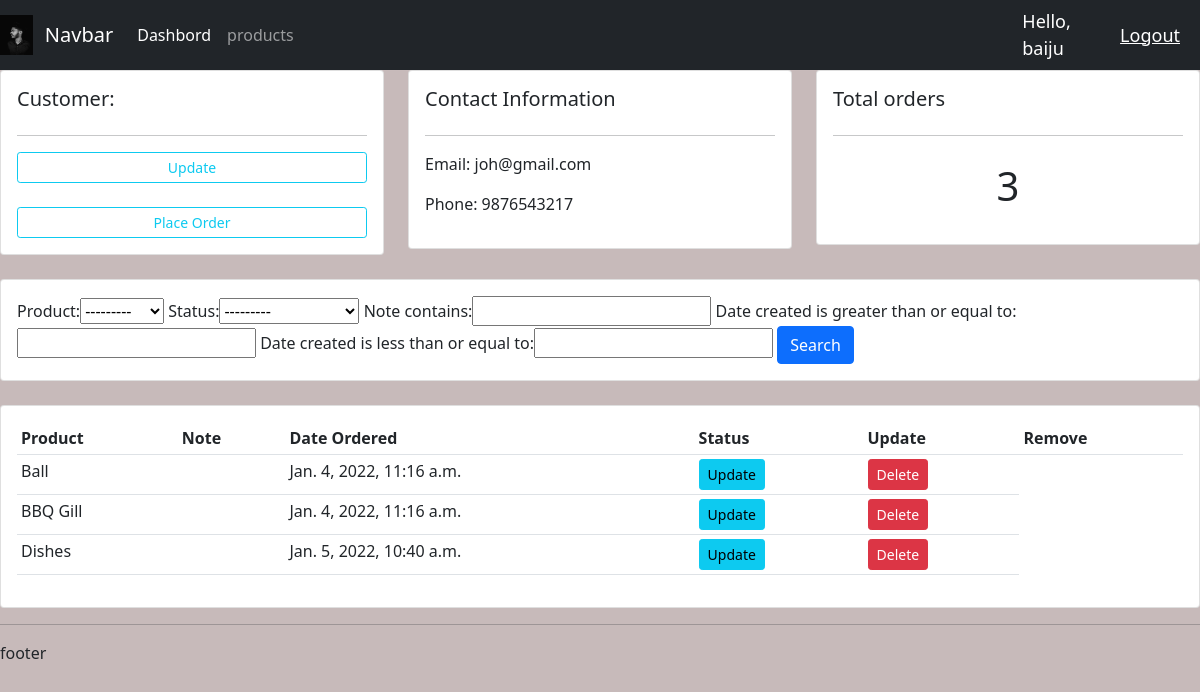
The page /customer/2/ (signed in) on the database its author committed.
### accounts/models.py (models this page shows, shortened)
class Customer(models.Model):
    user = models.OneToOneField(User, null=True, blank=True, on_delete=models.CASCADE)
    name = models.CharField(max_length=200, null=True)
    phone = models.CharField(max_length=200, null=True)
    email = models.CharField(max_length=200, null=True)
    profile_pic = models.ImageField(default="baiju.jpeg",null=True, blank=True)
    date_created = models.DateTimeField(auto_now_add=True, null=True)

class Order(models.Model):
    STATUS = (
        ('Pending', 'pending'),
        ('Out for delivery', 'Out for delivery'),
        ('Delverd', 'deliverd'),
    )
    customer = models.ForeignKey('Customer', null=True, on_delete=models.SET_NULL)
    product = models.ForeignKey(Product, null=True, on_delete=models.SET_NULL)
    date_created = models.DateTimeField(auto_now_add=True, null=True)
    status = models.CharField(max_length=200, null=True, choices=STATUS)
    note = models.CharField(max_length=1000, null=True)

class Product(models.Model):
    CATEGORY = (
        ('Indoor', 'Indoor'),
        ('Out Door','Out Door'),
    )
    name = models.CharField(max_length=200, null=True)
    price = models.FloatField(null=True)
    category = models.CharField(max_length=200, null=True, choices=CATEGORY)
    description = models.CharField(max_length=200, null=True, blank=True)
    date_created = models.DateTimeField(auto_now_add=True, null=True)
    tag= models.ManyToManyField(Tag)
    def __str__(self):
        return self.name

### accounts/decorators.py (the view)
        def wrapper_fun(request, *args, **kwargs):
            group = None
            if request.user.groups.exists():
                group = request.user.groups.all()[0].name
            if group in allowed_roles:
                return view_func(request, *args, **kwargs)
            else:
                return HttpResponse('yu are not authorized to this page')

### accounts/views.py (called while the page is built)
@login_required(login_url='login')
@allowed_users(allowed_roles=['admin'])
def customer(request, pk_test):
    customer = Customer.objects.get(id=pk_test)
    orders = customer.order_set.all()
    order_count = orders.count()
    myFilter = OrderFilter(request.GET, queryset=orders)
    orders = myFilter.qs
    context = {'customer': customer, 'orders': orders, 'order_count': order_count, 'myFilter': myFilter}
    return render(request, 'accounts/customer.html', context)

### accounts/templates/accounts/customer.html
{% extends 'accounts/main.html' %}
{% block content %}
<div class="row">
    <div class="col-md">
        <div class="card card-body">
            <h5>Customer:</h5>
            <hr>
            <a class="btn btn-outline-info btn-sm btn-block" href="">Update</a>
            <br>
            <a class="btn btn-outline-info btn-sm btn-block" href="{% url 'createorder' customer.id %}">Place Order</a>
        </div>
    </div>
    <div class="col-md">
        <div class="card card-body">
            <h5>Contact Information</h5>
            <hr>
            <p>Email: {{customer.email}}</p>
            <p>Phone: {{customer.phone}}</p>
        </div>
    </div>
    <div class="col-md">
        <div class="card card-body">
            <h5>Total orders</h5>
            <hr>
            <h1 style="text-align: center;padding: 10px;">{{order_count}}</h1>
        </div>
    </div>
</div>
<br>
<div class="row">
    <div class="col">
        <div class="card card-body">
            <form method="get">
                {{myFilter.form}}
                <button class="btn btn-primary" type="submit">Search</button>
            </form>
        </div>
    </div>
</div>
<br>
<div class="row">
    <div class="col-md">
        <div class="card card-body">
            <table class="table table-sm">
                <tr>
                    <th>Product</th>
                    <th>Note</th>
                    <th>Date Ordered</th>
                    <th>Status</th>
                    <th>Update</th>
                    <th>Remove</th>
                </tr>
                {% for order in orders %}
                <tr>
                    <td>{{order.product}}</td>
                    <td>{{order.product.note}}</td>
                    <td>{{order.date_created}}</td>
                    <td><a class="btn btn-sm btn-info" href="{% url 'updateorder' order.id %}">Update</a></td>
                    <td><a  class="btn btn-sm btn-danger" href="{% url 'deleteorder' order.id %}">Delete</a></td>
                </tr>
                {% endfor %}
            </table>
        </div>
    </div>
</div>
{% endblock %}

### accounts/templates/accounts/navbar.html (shortened to what this page needs)
{% load static %}
<nav class="navbar navbar-expand-lg navbar-dark bg-dark">
  <img src="{% static 'images/baiju.jpeg' %}" alt="" width="40px" height="40px">
    <div class="container-fluid">
      <a class="navbar-brand" href="#">Navbar</a>
      <div class="collapse navbar-collapse" id="navbarNav">
        <ul class="navbar-nav">
          <li class="nav-item">
            {% if request.user.is_staff %}
            <a class="nav-link active" aria-current="page" href="{% url 'home' %}">Dashbord</a>
          </li>
          <li class="nav-item">
            <a class="nav-link" href="{% url 'products' %}">products</a>
          </li>
          {% else %}
          <li class="nav-item">
            <a class="nav-link" href="{% url 'account' %}">Settings</a>
          </li>
          {% endif %}
        </ul>
      </div>
    </div>
  <span class="hello-msg">Hello, {{request.user}}</span>
  <span><a class="hello-msg" href="{% url 'logout'%}">Logout</a></span>
  </nav>

### static/css/style.css (style rules this page uses)
body { background-color: green; }

### accounts/templates/accounts/main.html (style rules this page uses)
body { background-color: rgb(199, 186, 186); }

### accounts/templates/accounts/navbar.html (style rules this page uses)
.hello-msg { font-size: 18px; color: #fff; margin-right: 20px; }

### rows shown on the page
Customer: email "joh@gmail.com", phone "9876543217"
Order: product "Ball", date_created "Jan. 4, 2022, 11:16 a.m."
Order: product "BBQ Gill", date_created "Jan. 4, 2022, 11:16 a.m."
Order: product "Dishes", date_created "Jan. 5, 2022, 10:40 a.m."

### other values the page prints
{{ request.user }} "baiju"
{{ order_count }} "3"
